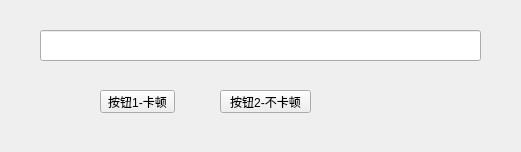
<?xml version="1.0" encoding="UTF-8"?>
<ui version="4.0">
 <class>Form</class>
 <widget class="QWidget" name="Form">
  <property name="geometry">
   <rect>
    <x>0</x>
    <y>0</y>
    <width>521</width>
    <height>152</height>
   </rect>
  </property>
  <property name="windowTitle">
   <string>Form</string>
  </property>
  <widget class="QLineEdit" name="lineEdit">
   <property name="geometry">
    <rect>
     <x>40</x>
     <y>30</y>
     <width>441</width>
     <height>31</height>
    </rect>
   </property>
  </widget>
  <widget class="QPushButton" name="pushButton">
   <property name="geometry">
    <rect>
     <x>100</x>
     <y>90</y>
     <width>75</width>
     <height>23</height>
    </rect>
   </property>
   <property name="text">
    <string>按钮1-卡顿</string>
   </property>
  </widget>
  <widget class="QPushButton" name="pushButton_2">
   <property name="geometry">
    <rect>
     <x>220</x>
     <y>90</y>
     <width>91</width>
     <height>23</height>
    </rect>
   </property>
   <property name="text">
    <string>按钮2-不卡顿</string>
   </property>
  </widget>
 </widget>
 <resources/>
 <connections/>
</ui>
